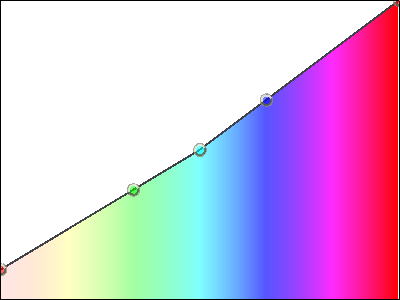

Here is the Python script that generated this plot:
#!/usr/bin/env python
# Demonstrate composite control points with opacity handles and event replay.

import vtkmodules.vtkInteractionStyle  # noqa: F401
import vtkmodules.vtkRenderingContextOpenGL2  # noqa: F401
import vtkmodules.vtkRenderingOpenGL2  # noqa: F401

from vtkmodules.vtkChartsCore import (
    vtkChartXY,
    vtkCompositeControlPointsItem,
    vtkCompositeTransferFunctionItem,
)
from vtkmodules.vtkCommonDataModel import vtkPiecewiseFunction
from vtkmodules.vtkRenderingContext2D import vtkContextActor
from vtkmodules.vtkRenderingCore import (
    vtkColorTransferFunction,
    vtkRenderWindow,
    vtkRenderWindowInteractor,
    vtkRenderer,
)

# Create transfer mapping scalar value to opacity.
opacity_function = vtkPiecewiseFunction()
opacity_function.AddPoint(0.0, 0.1)
opacity_function.AddPoint(0.5, 0.5)
opacity_function.AddPoint(1.0, 1.0)

# Create transfer mapping scalar value to color.
color_transfer_function = vtkColorTransferFunction()
color_transfer_function.SetColorSpaceToHSV()
color_transfer_function.HSVWrapOn()
color_transfer_function.AddHSVSegment(0.0, 0.0, 1.0, 1.0, 0.3333, 0.3333, 1.0, 1.0)
color_transfer_function.AddHSVSegment(0.3333, 0.3333, 1.0, 1.0, 0.6666, 0.6666, 1.0, 1.0)
color_transfer_function.AddHSVSegment(0.6666, 0.6666, 1.0, 1.0, 1.0, 0.0, 1.0, 1.0)
color_transfer_function.Build()

# Set up the chart.
chart = vtkChartXY()
chart.ForceAxesToBoundsOn()
chart.SetAutoSize(True)
chart.SetAutoAxes(False)
chart.SetHiddenAxisBorder(0)
for i in range(4):
    chart.GetAxis(i).SetVisible(True)
    chart.GetAxis(i).SetNumberOfTicks(0)
    chart.GetAxis(i).SetBehavior(2)
    chart.GetAxis(i).SetLabelsVisible(False)
    chart.GetAxis(i).SetMargins(1, 1)
    chart.GetAxis(i).SetTitle("")

# Add composite transfer function item.
item = vtkCompositeTransferFunctionItem()
item.SetColorTransferFunction(color_transfer_function)
item.SetOpacityFunction(opacity_function)
item.SetMaskAboveCurve(True)
chart.AddPlot(item)

# Add composite control points with opacity handles.
control_points = vtkCompositeControlPointsItem()
control_points.SetColorTransferFunction(color_transfer_function)
control_points.SetOpacityFunction(opacity_function)
control_points.SetEndPointsXMovable(False)
control_points.SetUseOpacityPointHandles(True)
control_points.SetEndPointsRemovable(False)
chart.AddPlot(control_points)

# Context actor and scene wiring.
context_actor = vtkContextActor()
context_actor.GetScene().AddItem(chart)

# Renderer
renderer = vtkRenderer()
renderer.SetBackground(1.0, 1.0, 1.0)
context_actor.GetScene().SetRenderer(renderer)
renderer.AddActor(context_actor)

# Window
render_window = vtkRenderWindow()
render_window.SetSize(400, 300)
render_window.SetMultiSamples(0)
render_window.AddRenderer(renderer)
render_window.SetWindowName("control points handle item")

# Interactor
interactor = vtkRenderWindowInteractor()
interactor.SetRenderWindow(render_window)

interactor.Initialize()
interactor.Start()
